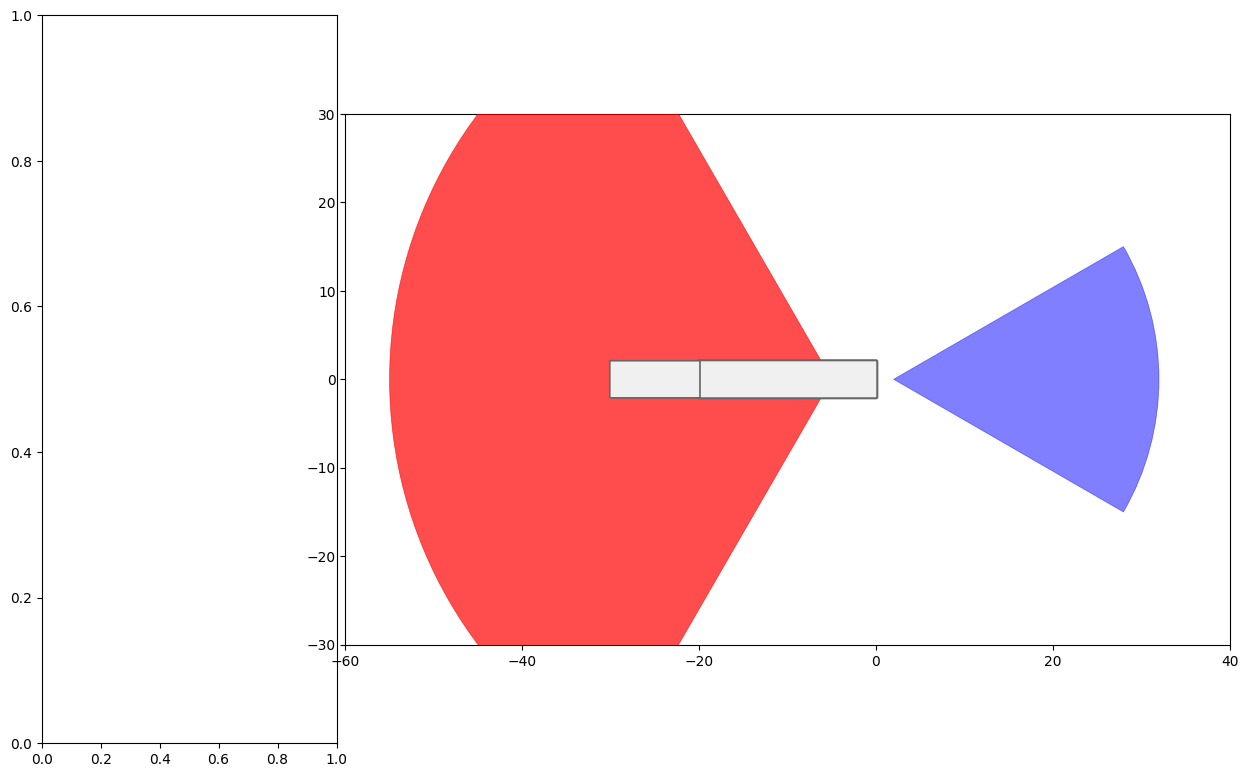

Write the Python code that produced this figure.
"""用 GridSpec 布局测试 z-order —— 模拟 export_diagram_hq"""
import matplotlib
matplotlib.use('Agg')
import matplotlib.pyplot as plt
import matplotlib.patches as mpatches
from matplotlib.patches import Wedge, FancyBboxPatch
from matplotlib.gridspec import GridSpec
import numpy as np
from PIL import Image

# 模拟真实的导出参数
bg = 'white'
veh_length = 20.0
veh_width = 4.0
trailer_length = 10.0
trailer_width = 4.0

# 用 GridSpec: 20% legend, 80% diagram
fig = plt.figure(figsize=(12, 8), facecolor=bg, dpi=100)
gs = GridSpec(1, 2, figure=fig, width_ratios=[3, 9],
              left=0.005, right=0.995, top=0.975, bottom=0.065, wspace=0.015)
ax_leg = fig.add_subplot(gs[0])
ax = fig.add_subplot(gs[1])

ax.set_facecolor(bg)
ax.set_xlim(-60, 40)
ax.set_ylim(-30, 30)
ax.set_aspect('equal', adjustable='box')

# Draw wedge (rear radar) 
w = Wedge((-5, 0), 50, 120, 240, facecolor='red', alpha=0.7,
          edgecolor='red', linewidth=0.5, zorder=3)
ax.add_patch(w)

# Draw wedge (front camera)
w2 = Wedge((2, 0), 30, -30, 30, facecolor='blue', alpha=0.5,
           edgecolor='blue', linewidth=0.5, zorder=3)
ax.add_patch(w2)

# Erase rectangles (BLACK for visibility)
print("Adding BLACK erase rectangles at z=50...")
ax.add_patch(mpatches.Rectangle(
    (-veh_length, -veh_width/2), veh_length, veh_width,
    facecolor='black', edgecolor='none', fill=True, zorder=50))
ax.add_patch(mpatches.Rectangle(
    (-veh_length - trailer_length, -trailer_width/2),
    trailer_length, trailer_width,
    facecolor='black', edgecolor='none', fill=True, zorder=50))

# Vehicle outline (on top of erase)
veh_face = '#F0F0F0'
veh_edge = '#666666'
ax.add_patch(FancyBboxPatch(
    (-veh_length, -veh_width/2), veh_length, veh_width,
    boxstyle='round,pad=0.15',
    facecolor=veh_face, edgecolor=veh_edge, linewidth=1.5, zorder=51))
ax.add_patch(FancyBboxPatch(
    (-veh_length - trailer_length, -trailer_width/2),
    trailer_length, trailer_width,
    boxstyle='round,pad=0.10',
    facecolor=veh_face, edgecolor=veh_edge, linewidth=1.2, zorder=51))

out = r"c:\Fuyue_WorkSpace\FOVTools\test_gridspec_zorder.png"
fig.savefig(out, dpi=100, bbox_inches='tight', facecolor=bg)
plt.close(fig)

# Analyze
img = np.array(Image.open(out))
h, w = img.shape[:2]
print(f"Image: {w}x{h}")

r, g, b = img[:,:,0].astype(float), img[:,:,1].astype(float), img[:,:,2].astype(float)

black = (r < 30) & (g < 30) & (b < 30)
red = (r > g + 30) & (r > b + 30) & (r > 100)

print(f"Black pixels: {int(np.sum(black))}")
print(f"Red pixels: {int(np.sum(red))}")

if np.sum(black) > 0:
    rows, cols = np.where(black)
    r0, r1, c0, c1 = rows.min(), rows.max(), cols.min(), cols.max()
    # Check red inside black region
    red_in_black = int(np.sum(red[r0:r1+1, c0:c1+1]))
    print(f"Black region: [{r0},{r1}] x [{c0},{c1}]")
    print(f"Red IN black: {red_in_black}")
    if red_in_black > 100:
        print("❌ GridSpec breaks z-order! Red visible through black.")
    else:
        print("✅ GridSpec z-order works. Issue is elsewhere.")
else:
    print("❌ No black pixels — erase not rendered in GridSpec!")
